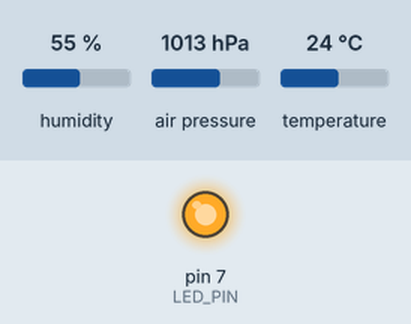
The sketch below on a simulated Arduino Uno, built with avr-gcc and run on an emulated ATmega328P. Parts: output pins drawn as LEDs (lit = HIGH). The test bench sets the inputs (shaded band); at power-on: humidity 55 %, air pressure 1013 hPa, temperature 24 °C. The local clock reads 2024-03-15 10:24:30 at power-on unless the sketch sets it; storage starts empty; what the sketch prints to the serial monitor is not drawn.

Above: at 2.5 s.
At 8.0 s:
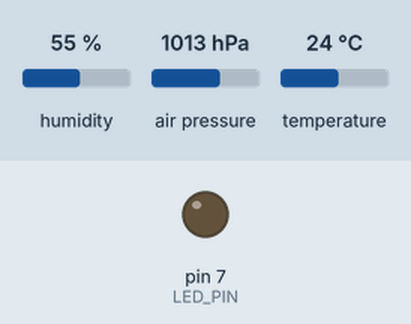
Timing chart, 0 to 16.4 s (numbered marks = the images above):
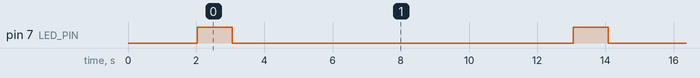

Measured:
- by itself, pin 7 (LED_PIN): alternates HIGH for 1.0 s and LOW for 10.0 s

The sketch:

GY_30_BH1750_tests_v2.ino
```cpp
#include <Wire.h>             // Include Wire library for I2C communication
#include <Adafruit_Sensor.h>  // Include Adafruit Sensor library
#include <Adafruit_BME280.h>  // Include BME280 sensor library
#include <RTClib.h>           // Include RTClib for RTC module
#include <SD.h>               // Include SD library for MicroSD card
//#include <BH1750.h>           // Include BH1750 sensor library
//#include <LowPower.h>         // Add Low power management library

// Define pin connections for MicroSD card reader
#define SD_CS_PIN 10
#define LED_PIN 7


/*
float delayTimeMins = 1;

long convFactor = 60000;

long delayTimeMilis = delayTimeMins * convFactor;
*/

long delayTimeMilis = 10000;

bool remPrevLogFile = true;

long count = 0;

/*
void goSleep(unsigned long sleepDuration) {
  unsigned long sleepTime = sleepDuration / 1000;  // Convert milliseconds to seconds
  for (unsigned long i = 0; i < sleepTime; i += 8) {
    LowPower.powerDown(SLEEP_8S, ADC_OFF, BOD_OFF);  // Sleep for 8 seconds at a time
  }
}
*/

// Create instances for RTC, BME280, and BH1750
RTC_DS3231 rtc;            // Create instance for RTC
Adafruit_BME280 bme;       // Create instance for BME280 sensor

//BH1750 lightSensor(0x23);  // Create instance for BH1750 sensor

void setup() {

  // Set LED in pos 7 to OUTPUT
  pinMode(LED_PIN, OUTPUT);

  Serial.begin(9600);  // Start serial communication
  Wire.begin();        // Initialize I2C communication
  delay(500);

  // Initialize RTC
  if (!rtc.begin()) {
    Serial.println("Couldn't find RTC");
    while (1)
      ;
  } else {
    Serial.println("[OK] RTC module found");
    delay(500);
  }

  //  set the RTC to the date & time this sketch was compiled
  rtc.adjust(DateTime(F(__DATE__), F(__TIME__)));

  // Initialize BME280 sensor
  if (!bme.begin(0x76)) {  // Change the address to match your sensor's address if needed
    Serial.println("Could not find a valid BME280 sensor, check wiring!");
    while (1)
      ;
  } else {
    Serial.println("[OK] BME280 temperature/humidity sensor found");
    delay(500);
  }

/*
  // Initialize BH1750 sensor
  if (!lightSensor.begin()) {
    Serial.println("Error initializing BH1750 sensor");
    while (1)
      ;
  } else {
    Serial.println("[OK] BH1750 Light sensor found");
    delay(500);
  }
*/
  // Initialize MicroSD card
  if (!SD.begin(SD_CS_PIN)) {
    Serial.println("SD Card initialization failed!");
    while (1)
      ;
  } else {
    Serial.println("[OK] SD card reader/writer module found");
    delay(500);
  }
/*
  // Check for the file and delete it if it exists
  if (SD.exists("bmc_data_logger.csv") & remPrevLogFile) {
    Serial.println("bmc_data_logger.csv exists. Deleting...");
    if (SD.remove("bmc_data_logger.csv")) {
      Serial.println("File deleted successfully.");
    } else {
      Serial.println("Error deleting file.");
    }
  } else {
    Serial.println("bmc_data_logger.csv does not exist OR not removing it option is active");
  }
*/
  // Set up headers for data logging
  File dataFile = SD.open("bmc_data_logger.csv", FILE_WRITE);

  if (dataFile) {
    dataFile.println("ObsID, DateTime, Temperature(C), Humidity(%RH), Pressure(hPa), Light(lux)");
    dataFile.close();
  } else {
    Serial.println("Error opening bmc_data_logger.csv");
  }


}


void loop() {

  // Turn on the LED
  digitalWrite(LED_PIN, HIGH);
  count++;

  // Read temperature, humidity, and pressure from BME280 sensor
  float temperature = bme.readTemperature();
  float humidity = bme.readHumidity();
  float pressure = bme.readPressure() / 100.0F;  // Convert pressure from Pa to hPa

  // Read light intensity from BH1750 sensor
  //float lux = lightSensor.readLightLevel();

  // Read date and time from RTC module
  DateTime now = rtc.now();

  // Print data to serial monitor
  Serial.print(now.timestamp(DateTime::TIMESTAMP_FULL));
  Serial.print(", ");
  Serial.print(temperature);
  Serial.print(", ");
  Serial.print(humidity);
  Serial.print(", ");
  Serial.println(pressure);
  //Serial.print(", ");
  //Serial.println(lux);

  // Log data onto MicroSD card
  File dataFile = SD.open("bmc_data_logger.csv", FILE_WRITE);
  if (dataFile) {
    dataFile.print(count);
    dataFile.print(", ");
    dataFile.print(now.timestamp(DateTime::TIMESTAMP_FULL));
    dataFile.print(", ");
    dataFile.print(temperature);
    dataFile.print(", ");
    dataFile.print(humidity);
    dataFile.print(", ");
    dataFile.println(pressure);
    //dataFile.print(", ");
    //dataFile.println(lux);
    dataFile.close();
  } else {
    Serial.println("Error opening file bmc_data_logger.csv");
  }

  delay(1000);
  // Turn off the LED
  digitalWrite(LED_PIN, LOW);

  delay(delayTimeMilis);  // Delay for 10 seconds before the next reading
}
```
